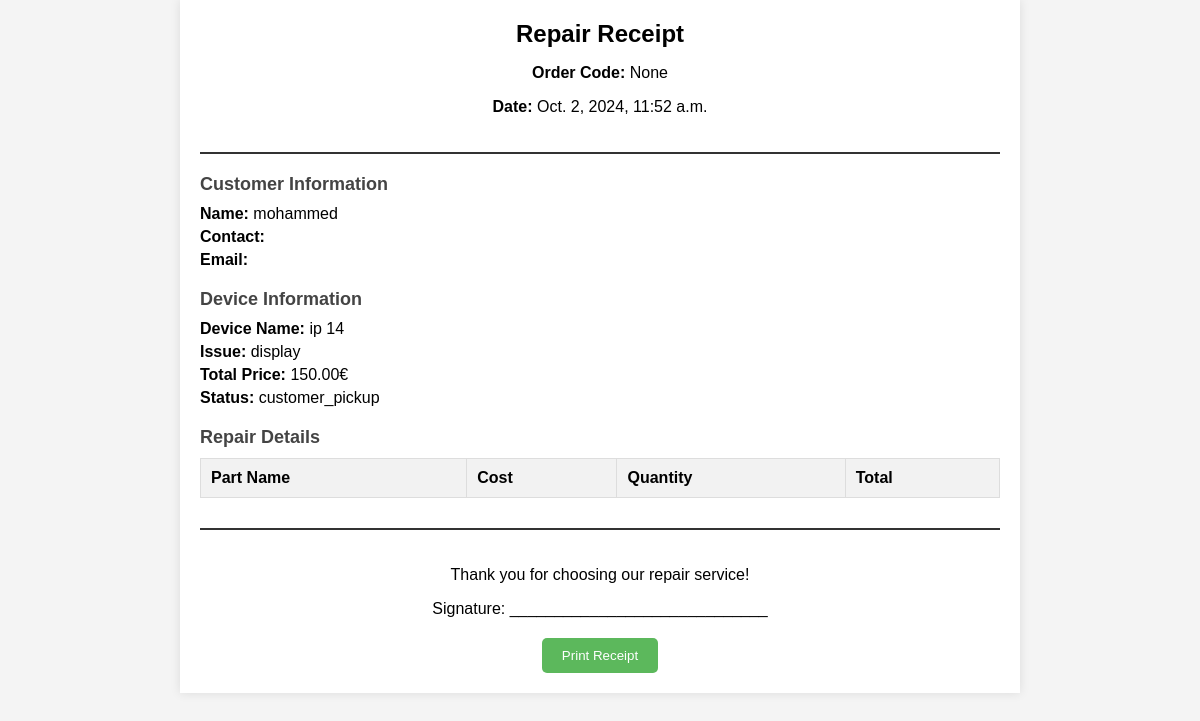
Screenshot of /orders/repair-order/1/receipt/ with the database file from the repository.
### orders/models.py (models this page shows, shortened)
class RepairOrder(models.Model):
    DEVICE_TYPES = [
        ('phone', 'Phone'),
        ('tablet', 'Tablet'),
        ('laptop', 'Laptop'),
        ('other', 'Other'),
    ]
    STATUS_CHOICES = [
        ('pending', 'Pending'),
        ('in_progress', 'In Progress'),
        ('completed', 'Completed'),
        ('customer_pickup', 'Awaiting Pickup'),
        ('paid', 'Paid'),
        ('sent_to_other_shop', 'Sent to Other Shop'),
    ]
    code = models.CharField(max_length=12, unique=True, blank=True, null=True)
    shop = models.ForeignKey(Warehouse, on_delete=models.CASCADE, related_name="repair_orders")
    device_type = models.CharField(max_length=50, choices=DEVICE_TYPES)
    device_name = models.CharField(max_length=100)
    issue = models.TextField()
    total_price = models.DecimalField(max_digits=10, decimal_places=2, validators=[MinValueValidator(Decimal('0.00'))])
    expenses = models.DecimalField(max_digits=10, decimal_places=2, validators=[MinValueValidator(Decimal('0.00'))])
    profit = models.DecimalField(max_digits=10, decimal_places=2, default=0, editable=False)
    created_at = models.DateTimeField(auto_now_add=True)
    completion_time = models.DateTimeField(null=True, blank=True)
    status = models.CharField(max_length=50, choices=STATUS_CHOICES, default='pending')
    details = models.TextField(blank=True, null=True)
    customer_name = models.CharField(max_length=100, blank=True)
    customer_contact = models.CharField(max_length=50, blank=True)
    payment_received = models.BooleanField(default=False)
    payment_pending_reason = models.CharField(max_length=100, null=True, blank=True)  # e.g., "Awaiting Customer Pickup" or "Sent to Other Shop"
    objects = RepairOrderManager()
    class Meta:
        ordering = ['-created_at']

### orders/views.py (the view)
# urls.py: path('repair-order/<int:order_id>/receipt/', repair_receipt_view, name='repair-receipt'),
def repair_receipt_view(request, order_id):
    repair_order = get_object_or_404(RepairOrder, id=order_id)
    return render(request, 'orders/repair_receipt.html', {'repair_order': repair_order})

### orders/managers.py (called while the page is built)
    def get_queryset(self):
        return RepairOrderQuerySet(self.model, using=self._db)

### orders/templates/orders/repair_receipt.html (shortened to what this page needs)
<!DOCTYPE html>
<html lang="en">
<head>
</head>
<body>
<div class="receipt-container">
    <div class="receipt-header">
        <h1>Repair Receipt</h1>
        <p><strong>Order Code:</strong> {{ repair_order.code }}</p>
        <p><strong>Date:</strong> {{ repair_order.created_at }}</p>
    </div>
    <div class="receipt-section">
        <h3>Customer Information</h3>
        <p><strong>Name:</strong> {{ repair_order.customer_name }}</p>
        <p><strong>Contact:</strong> {{ repair_order.customer_contact }}</p>
        <p><strong>Email:</strong> {{ repair_order.customer_email }}</p>
    </div>
    <div class="receipt-section">
        <h3>Device Information</h3>
        <p><strong>Device Name:</strong> {{ repair_order.device_name }}</p>
        <p><strong>Issue:</strong> {{ repair_order.issue }}</p>
        <p><strong>Total Price:</strong> {{ repair_order.total_price }}€</p>
        <p><strong>Status:</strong> {{ repair_order.status }}</p>
    </div>
    <div class="receipt-section">
        <h3>Repair Details</h3>
        <table>
            <thead>
                <tr>
                    <th>Part Name</th>
                    <th>Cost</th>
                    <th>Quantity</th>
                    <th>Total</th>
                </tr>
            </thead>
        </table>
    </div>
    <div class="receipt-footer">
        <p>Thank you for choosing our repair service!</p>
        <p>Signature: _____________________________</p>
    </div>
    <div class="no-print">
        <button onclick="window.print()">Print Receipt</button>
    </div>
</div>
</body>
</html>

### orders/templates/orders/repair_receipt.html (style rules this page uses)
body { font-family: Arial, sans-serif; margin: 0; padding: 0; background-color: #f4f4f4; }
.receipt-container { width: 800px; margin: 0 auto; background-color: #ffffff; padding: 20px; box-shadow: 0px 0px 10px rgba(0, 0, 0, 0.1); }
.receipt-header { text-align: center; padding-bottom: 20px; border-bottom: 2px solid #333; }
.receipt-header h1 { margin: 0; font-size: 24px; }
.receipt-section { margin-top: 20px; }
.receipt-section h3 { margin-bottom: 10px; color: #444; font-size: 18px; }
.receipt-section p { margin: 5px 0; }
.receipt-section table { width: 100%; border-collapse: collapse; }
table, th, td { border: 1px solid #ddd; padding: 10px; text-align: left; }
th { background-color: #f2f2f2; }
.receipt-footer { text-align: center; margin-top: 30px; padding-top: 20px; border-top: 2px solid #333; }
.no-print { text-align: center; margin-top: 20px; }
.no-print button { background-color: #5cb85c; color: white; border: none; padding: 10px 20px; cursor: pointer; border-radius: 5px; }

### rows the page displays
RepairOrder: code "None", created_at "Oct. 2, 2024, 11:52 a.m.", customer_name "mohammed", device_name "ip 14", issue "display", total_price "150.00", status "customer_pickup"
